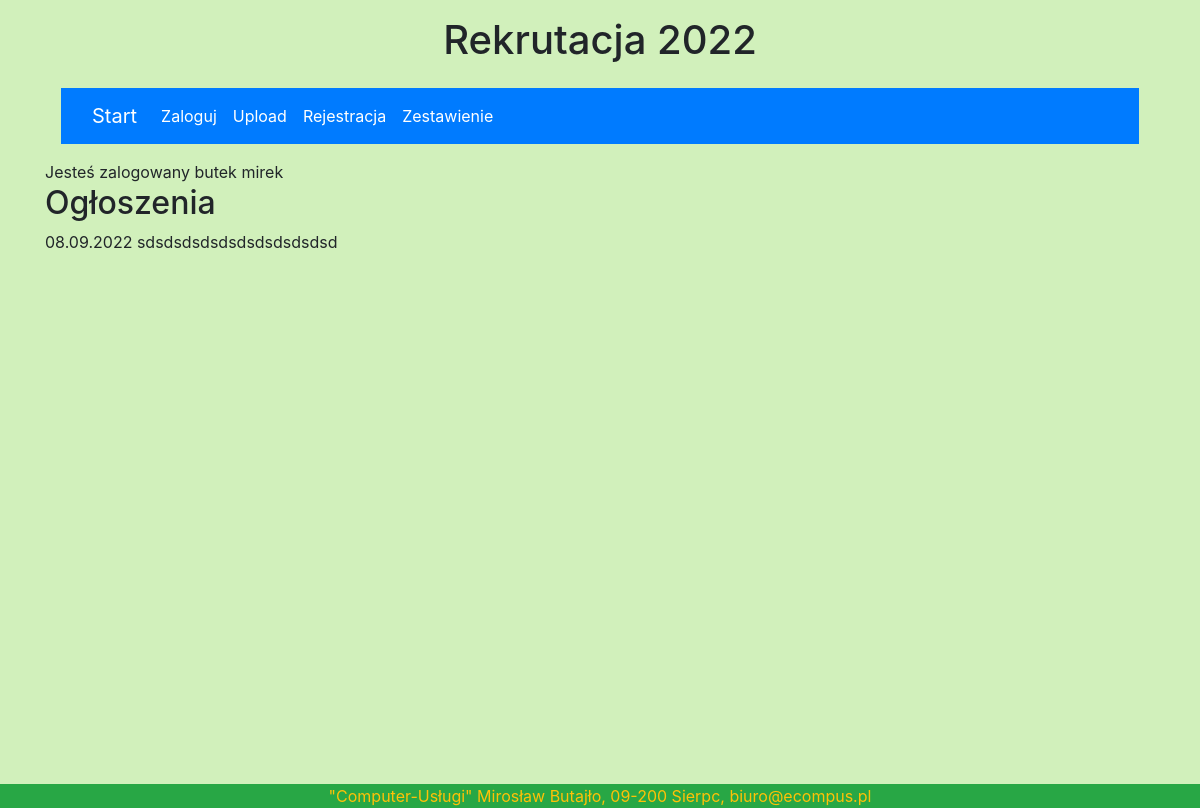
Page /ogloszenia/ (signed in) on the earlier database version.
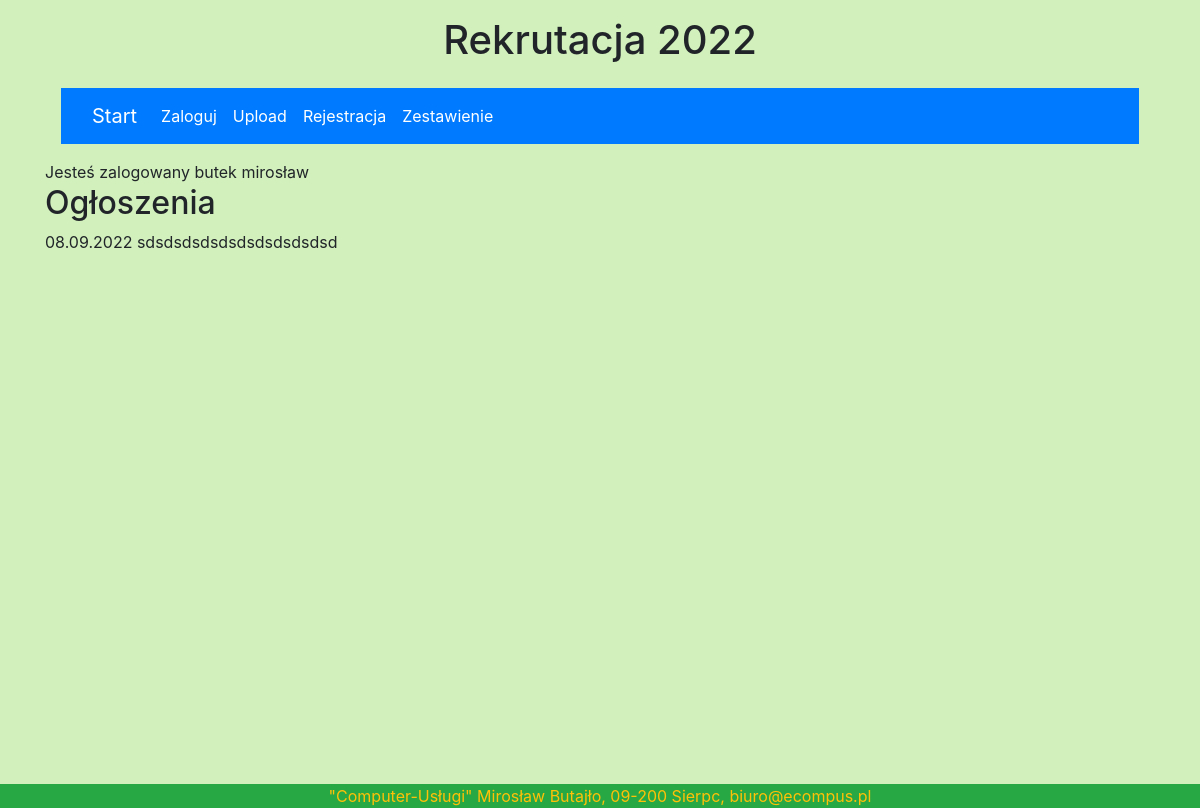
Same page on the later database version.
### licznik/models.py (models this page shows, shortened)
class User(AbstractUser):
    username = models.CharField(max_length=30, unique=True, verbose_name='Nazwa użytkownika',
                                help_text='Unikalna nazwa')
    first_name = models.CharField(max_length=200, help_text='Wymagany', verbose_name='Imię')
    second_name = models.CharField(null=True, blank=True, max_length=10, help_text='Opcja', verbose_name='Drugie imię ')
    last_name = models.CharField(max_length=200, help_text='Wymagany', verbose_name='Nazwisko')
    pesel = models.CharField(max_length=11, unique=True, validators=[
        MinLengthValidator(11), MaxLengthValidator(11), f_pesel], help_text='Wymagany')
    email = models.EmailField('email adress', unique=True, help_text='Wymagany')
    REQUIRED_FIELDS = ['pesel','first_name','email']
    def __str__(self):
        return f'{str(self.last_name)} {str(self.first_name)}'

### licznik/views.py (the view)
# urls.py: path('ogloszenia/', views.readposts, name="readposts-page"),
@login_required(login_url='/accounts/login')
def readposts(request):
    allposts = Post.objects.order_by('-date')
    return render(request, 'readposts.html',{'allposts':allposts})

### licznik/templates/readposts.html (shortened to what this page needs)
{% extends 'base.html' %}
{%block content %}
Jesteś zalogowany {{ user }}
<br>
<h2>Ogłoszenia</h2>
{% for post in allposts %}
    {{ post.date }}
    {{ post.text }}
<br>
{% endfor %}
{% endblock %}

Differences in the rows shown:
changed User: last_name+first_name "butek mirek" → "butek mirosław"
